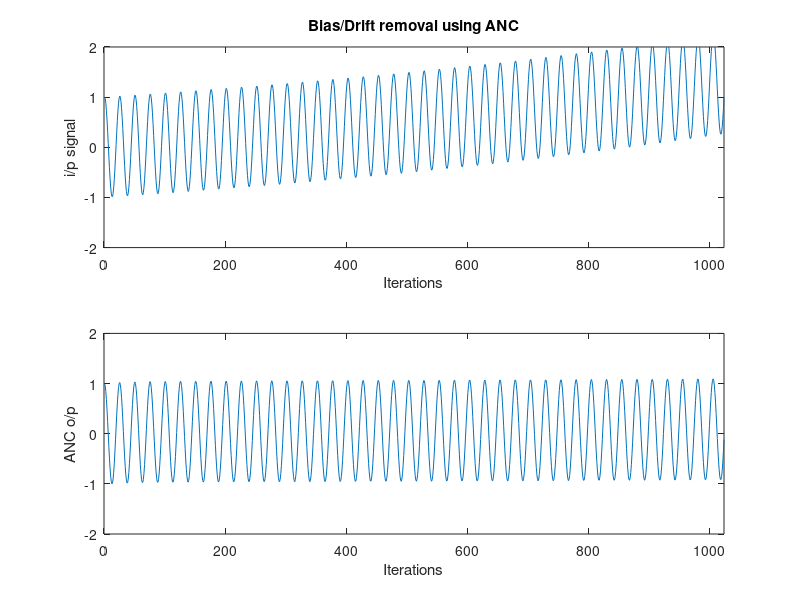

MATLAB code to generate this figure:
clear;
N=1024;
mu=0.01; %change mu=0.001 and see the result-mmse vs. speed of adaptation
ws=200;
Ts=1/(4*ws);
%drift=1.2; %constant bias;
w(1)=0;
for n=1:N
 t=(n-1)*Ts;
 s(n)=cos(ws*t);
 drift(n)=(-1+exp(0.0008*n));
 d(n)=s(n)+drift(n);
 drift_=w(n);
 s_(n)=d(n)-drift_;
 e(n)=s_(n);
 w(n+1)=w(n)+2*mu*e(n);
end
subplot(2,1,1);
plot(d);
title('Bias/Drift removal using ANC');
ylabel('i/p signal');
xlabel('Iterations');
axis([0 N -2 2]);
subplot(2,1,2);
plot(s_);
ylabel('ANC o/p');
xlabel('Iterations');
axis([0 N -2 2]); 